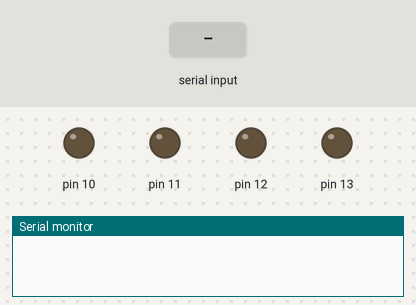
The sketch below on a simulated Arduino Uno, built with avr-gcc and run on an emulated ATmega328P. Parts: output pins drawn as LEDs (lit = HIGH), the last lines printed to the serial monitor. The test bench sets the inputs (shaded band).

Above: at 1.2 s.
1.3 s: "A" received over Serial
At 2.5 s:
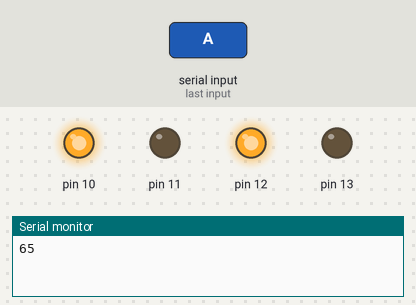
2.8 s: "B" received over Serial
At 3.9 s:
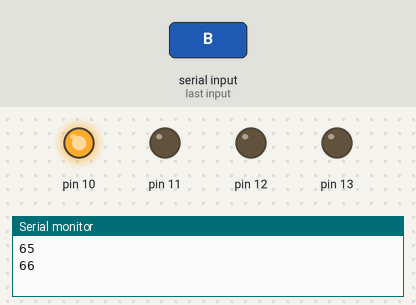
4.3 s: "D" received over Serial
At 5.0 s:
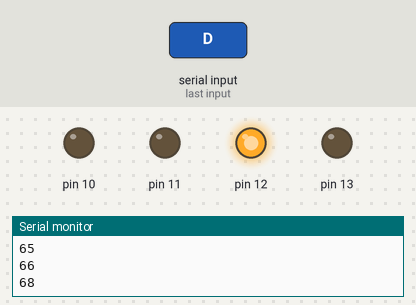
5.8 s: "E" received over Serial
At 6.1 s:
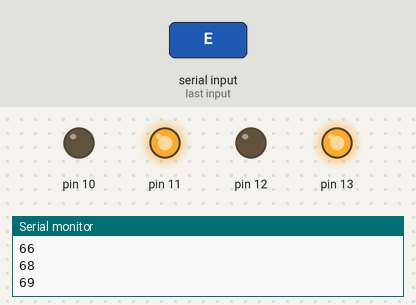
7.3 s: "C" received over Serial
At 8.5 s:
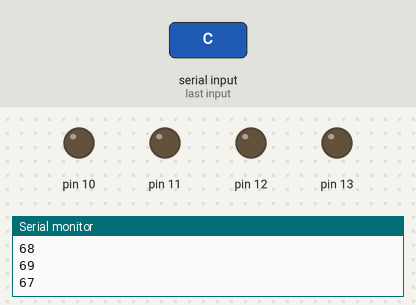
Timing chart, 0 to 9.8 s (numbered marks = the images above; inputs shaded):
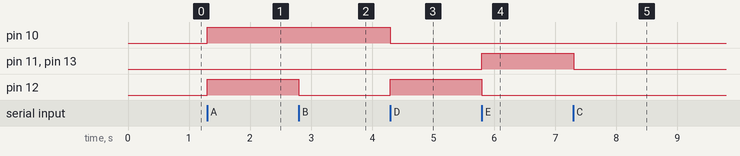

Measured:
- after the input at 1.3 s, pin 10, pin 12: LOW → HIGH at once
- after the input at 2.8 s, pin 12: HIGH → LOW at once
- after the input at 4.3 s, pin 10: HIGH → LOW at once; pin 12: LOW → HIGH at once
- after the input at 5.8 s, pin 11, pin 13: LOW → HIGH at once; pin 12: HIGH → LOW at once
- after the input at 7.3 s, pin 11, pin 13: HIGH → LOW at once

The sketch:

carrito_hawei.ino
```cpp
int estado=0;
void setup() {
  Serial.begin(9600);
pinMode(10, OUTPUT);
pinMode(11, OUTPUT);
pinMode(12, OUTPUT);
pinMode(13, OUTPUT);
}

void loop() {
  if(Serial.available()>0){
    estado=Serial.read();
    Serial.println(estado);
  }
  if(estado=='A'){
  digitalWrite(10,HIGH);
  digitalWrite(11,LOW);
  digitalWrite(12,HIGH);
  digitalWrite(13,LOW);
  }
  if(estado=='B'){
  digitalWrite(10,HIGH);
  digitalWrite(11,LOW);
  digitalWrite(12,LOW);
  digitalWrite(13,LOW);
  }
  if(estado=='C'){
  digitalWrite(10,LOW);
  digitalWrite(11,LOW);
  digitalWrite(12,LOW);
  digitalWrite(13,LOW);
  }
  if(estado=='D'){
  digitalWrite(10,LOW);
  digitalWrite(11,LOW);
  digitalWrite(12,HIGH);
  digitalWrite(13,LOW);
  }
  if(estado=='E'){
  digitalWrite(10,LOW);
  digitalWrite(11,HIGH);
  digitalWrite(12,LOW);
  digitalWrite(13,HIGH);
  }
}
```
